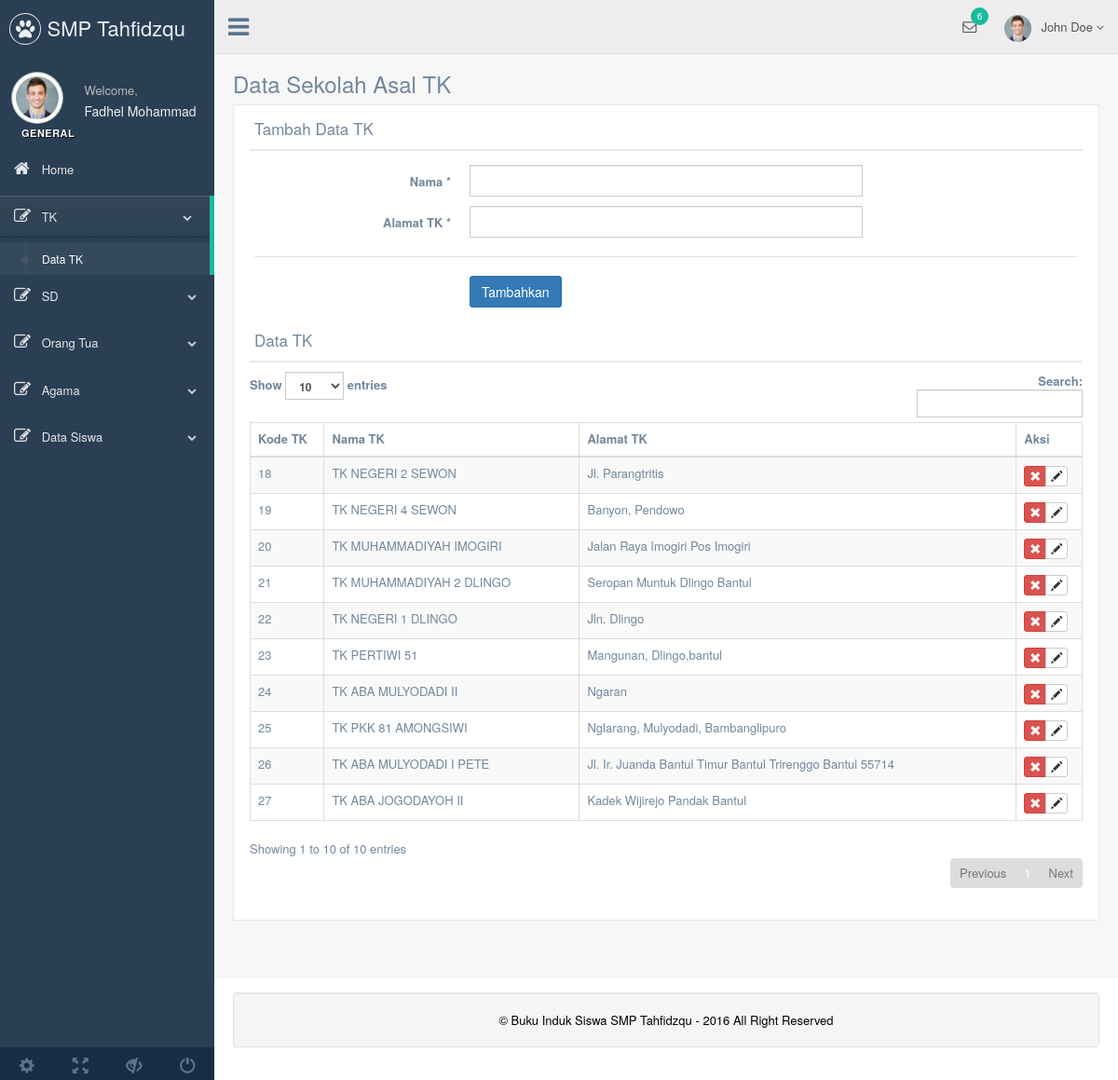
Screenshot of /contoh/pengurus/datatk.php with the database file from the repository.
### tables this page shows
CREATE TABLE `ttk` (
  `id_tk` int(4) NOT NULL,
  `nama_tk` text NOT NULL,
  `alamat_tk` text NOT NULL
);

### contoh/pengurus/datatk.php (the view, shortened to what this page needs)
<?php require_once('../Connections/koneksi.php'); ?>
<?php
$editFormAction = $_SERVER['PHP_SELF'];
if (isset($_SERVER['QUERY_STRING'])) {
  $editFormAction .= "?" . htmlentities($_SERVER['QUERY_STRING']);
}
$maxRows_tampil = 10;
$pageNum_tampil = 0;
$startRow_tampil = $pageNum_tampil * $maxRows_tampil;
$query_tampil = "SELECT * FROM ttk";
$query_limit_tampil = sprintf("%s LIMIT %d, %d", $query_tampil, $startRow_tampil, $maxRows_tampil);
$tampil = mysql_query($query_limit_tampil, $koneksi) or die(mysql_error());
$row_tampil = mysql_fetch_assoc($tampil);
?>
<?php include("header.php"); ?>
  <body class="nav-md">
    <div class="container body">
      <div class="main_container">
        <?php include("sidebar.php"); ?>
        <?php include("top.php"); ?>
        <div class="right_col" role="main">
          <div class="">
            <div class="page-title">
              <div class="title_left">
                <h3>Data Sekolah Asal TK</h3>
              </div>
            </div>
            <div class="clearfix"></div>
            <div class="row">
              <div class="col-md-12 col-sm-12 col-xs-12">
                <div class="x_panel">
                  <div class="x_title">
                    <h2>Tambah Data TK</h2>
                    <div class="clearfix"></div>
                  </div>
                  <div class="x_content">
                    <form class="form-horizontal form-label-left" novalidate action="<?php echo $editFormAction; ?>" method="post" name="form1" id="form1">
                      <div class="item form-group">
                        <label class="control-label col-md-3 col-sm-3 col-xs-12" for="name">Nama <span class="required">*</span>
                        </label>
                        <div class="col-md-6 col-sm-6 col-xs-12">
                          <input id="nama_tk" class="form-control col-md-7 col-xs-12" data-validate-length-range="6" data-validate-words="2" name="nama_tk" required="required" type="text">
                        </div>
                      </div>
                      <div class="item form-group">
                        <label class="control-label col-md-3 col-sm-3 col-xs-12" for="email">Alamat TK <span class="required">*</span>
                        </label>
                        <div class="col-md-6 col-sm-6 col-xs-12">
                          <input type="email" id="alamat_tk" name="alamat_tk" required="required" class="form-control col-md-7 col-xs-12">
                        </div>
                      </div>
                      <div class="ln_solid"></div>
                      <div class="form-group">
                        <div class="col-md-6 col-md-offset-3">
							<input type="submit" value="Tambahkan" class="btn btn-primary" />
                        </div>
                      </div>
                    </form>
                  </div>
                  <div class="x_title">
                    <h2>Data TK</h2>
                    <div class="clearfix"></div>
                  </div>
                    <table id="datatable" class="table table-striped table-bordered">
                      <thead>
                        <tr>
                          <th>Kode TK</th>
                          <th>Nama TK</th>
                          <th>Alamat TK</th>
                          <th>Aksi</th>
                        </tr>
                      </thead>
                      <tbody>
						<?php do { ?>
						  <tr>
							<td><?php echo $row_tampil['id_tk']; ?></td>
							<td><?php echo $row_tampil['nama_tk']; ?></td>
							<td><?php echo $row_tampil['alamat_tk']; ?></td>
							<td>
							<div class='btn-group'>
								  <a href="hapustk.php?id_tk=<?php echo $row_tampil['id_tk']; ?>" class="btn btn-danger btn-xs glyphicon glyphicon-remove tipsy-kiri-atas" title="Hapus Data Ini"><i class="icon-remove icon-white"></i></a>
								  <a href="formedittk.php?id_tk=<?php echo $row_tampil['id_tk']; ?>" class="btn btn-default btn-xs glyphicon glyphicon-pencil tipsy-kiri-atas" title='Edit Data ini'> <i class="icon-edit icon-white"></i> </a></div>
							</td>
						  </tr>
						  <?php } while ($row_tampil = mysql_fetch_assoc($tampil)); ?>
                      </tbody>
                    </table>
                </div>
              </div>
            </div>
          </div>
        </div>
    </div>
    </div>
    <?php include("../library/inc/footer.php") ?>

### rows the page displays
ttk: id_tk "18", nama_tk "TK NEGERI 2 SEWON", alamat_tk "Jl. Parangtritis"
ttk: id_tk "19", nama_tk "TK NEGERI 4 SEWON", alamat_tk "Banyon, Pendowo"
ttk: id_tk "20", nama_tk "TK MUHAMMADIYAH IMOGIRI", alamat_tk "Jalan Raya Imogiri Pos Imogiri"
ttk: id_tk "21", nama_tk "TK MUHAMMADIYAH 2 DLINGO", alamat_tk "Seropan Muntuk Dlingo Bantul"
ttk: id_tk "22", nama_tk "TK NEGERI 1 DLINGO", alamat_tk "Jln. Dlingo"
ttk: id_tk "23", nama_tk "TK PERTIWI 51", alamat_tk "Mangunan, Dlingo,bantul"
ttk: id_tk "24", nama_tk "TK ABA MULYODADI II", alamat_tk "Ngaran"
ttk: id_tk "25", nama_tk "TK PKK 81 AMONGSIWI", alamat_tk "Nglarang, Mulyodadi, Bambanglipuro"
ttk: id_tk "26", nama_tk "TK ABA MULYODADI I PETE", alamat_tk "Jl. Ir. Juanda Bantul Timur Bantul Trirenggo Bantul 55714"
ttk: id_tk "27", nama_tk "TK ABA JOGODAYOH II", alamat_tk "Kadek Wijirejo Pandak Bantul"
